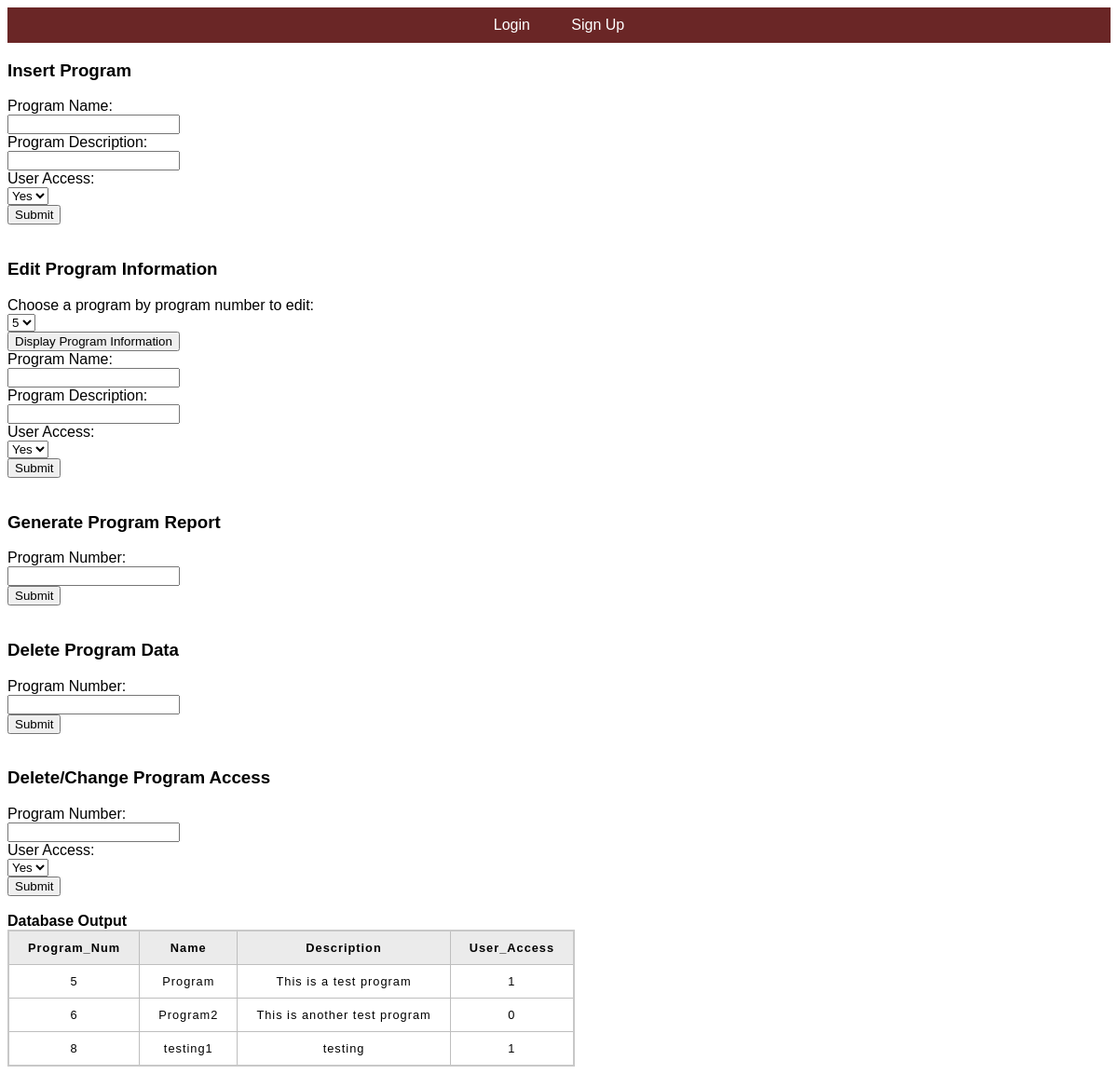
/program_info_manager.php, run on the app's committed database.
### tables this page shows
CREATE TABLE `programs` (
  `Program_Num` int(11) NOT NULL,
  `Name` varchar(128) NOT NULL,
  `Description` varchar(128) NOT NULL,
  `User_Access` tinyint(1) NOT NULL
);

### program_info_manager.php (the view, shortened to what this page needs)
<?php
  include_once('header.php');
  include_once 'includes/dbh.inc.php';
?>
<h3>Insert Program</h3>
  <form action="includes/program_info_manager.inc.php" method="post">
    <label for="Program_Name">Program Name: </label><br>
    <input type="text" id="Program_Name" name="Program_Name"><br>
    <label for="Program_Desc">Program Description: </label><br>
    <input type="text" id="Program_Desc" name="Program_Desc"><br>
    <label for="User_Access">User Access: </label><br>
    <select id="User_Access" name="User_Access">
        <option value="1">Yes</option>
    </select><br>
    <button type="insert_program" name="insert_program">Submit</button>
  </form>
  <br>
    <h3>Edit Program Information</h3>
    <form action="includes/program_info_manager.inc.php" method="post">
      <label for="Program_Num">Choose a program by program number to edit: </label><br>
      <select id="Program_Num" name="Program_Num">
          <?php
          $sql = "SELECT * FROM programs";
          $result = $conn->query($sql);
          if ($result->num_rows > 0) {
              while ($row = $result->fetch_assoc()) {
                  echo '<option value="' . $row['Program_Num'] . '">' . $row['Program_Num'] . '</option>';
              }
          } else {
              echo '<option value="">No programs available</option>';
          }
          ?>
      </select><br>
      <button type="button" onclick="fetchAndDisplayData()">Display Program Information</button><br>
      <label for="Program_Name_Edit">Program Name: </label><br>
      <input type="text" id="Program_Name_Edit" name="Program_Name_Edit"><br>
      <label for="Program_Desc_Edit">Program Description: </label><br>
      <input type="text" id="Program_Desc_Edit" name="Program_Desc_Edit"><br>
      <label for="User_Access_Edit">User Access: </label><br>
      <select id="User_Access_Edit" name="User_Access_Edit">
          <option value="1">Yes</option>
      </select><br>
      <button type="edit_program" name="edit_program">Submit</button>
    </form>
    <br>
    <h3>Generate Program Report</h3>
    <form action="includes/program_info_manager.inc.php" method="post">
        <label for="Program_Num">Program Number: </label><br>
        <input type="text" id="Program_Num" name="Program_Num"><br>
        <button type="generate_program_report" name="generate_program_report">Submit</button>
    </form>
    <br>
    <h3>Delete Program Data</h3>
    <form action="includes/program_info_manager.inc.php" method="post">
        <label for="Program_Num">Program Number: </label><br>
        <input type="text" id="Program_Num" name="Program_Num"><br>
        <button type="delete_program_data" name="delete_program_data">Submit</button>
    </form>
    <br>
    <h3>Delete/Change Program Access</h3>
    <form action="includes/program_info_manager.inc.php" method="post">
        <label for="Program_Num">Program Number: </label><br>
        <input type="text" id="Program_Num" name="Program_Num"><br>
        <label for="User_Access">User Access: </label><br>
        <select id="User_Access" name="User_Access">
          <option value="1">Yes</option>
        </select><br>
        <button type="delete_program_access" name="delete_program_access">Submit</button>
    </form>
<?php
$query = "SELECT * FROM programs";
echo "<br><b>Database Output</b>";
echo '<table>
      <tr>
          <th>Program_Num</th>
          <th>Name</th>
          <th>Description</th>
          <th>User_Access</th>
      </tr>';
if ($result = $conn->query($query)) {
  while ($row = $result->fetch_assoc()) {
      $field1name = $row["Program_Num"];
      $field2name = $row["Name"];
      $field3name = $row["Description"];
      $field4name = $row["User_Access"];
      echo '<tr>
        <td>'.$field1name.'</td>
        <td>'.$field2name.'</td>
        <td>'.$field3name.'</td>
        <td>'.$field4name.'</td>
      </tr>';
  }
}
?>
</body>
</html>

### header.php (shortened to what this page needs)
<!DOCTYPE html>
<html lang="en">
<head>
  <link href="style.php" rel="stylesheet">
</head>
<body>
	<nav>
		<ul class = "navbar">
			<?php
				if(isset($_SESSION["userid"])) {
					if($_SESSION["userPerm"] === "Admin"){
						echo "<h2>Admin Page</h2>
						<li><a href='adminuser.php'>User Authentication and Roles</a></li>
						<li><a href='program_info_manager.php'>Program Information Management</a></li>
						<li><a href='programprogress.php'>Program Progress Tracking</a></li>
						<li><a href='eventmanager.php'>Event management</a></li>";
					}
					else if($_SESSION["userPerm"] === "Student"){
						echo "<h2>Student Page</h2>
							<li><a href='studentuser.php'>User Authentication and Roles</a></li>
							<li><a href='app_info_manager.php'>Application Information Management</a></li>
							<li><a href='programprogress.php'>Program Progress Tracking</a></li>
							<li><a href='docmanager.php'>Document Upload and Management</a></li>";
					}
					echo "<li>
							<form method='post'>
								<button type='submit' name='button1'>Sign Out</button>
							</form>
						  </li>";
				}
				else{
					echo "<li><a href = 'login.php'>Login</a></li>
						  <li><a href = 'signup.php'>Sign Up</a></li>";
				}
			?>
		</ul>

### data on the page
programs: Program_Num "5", Name "Program", Description "This is a test program", User_Access "1"
programs: Program_Num "6", Name "Program2", Description "This is another test program", User_Access "0"
programs: Program_Num "8", Name "testing1", Description "testing", User_Access "1"

### other printed values
form field Program_Num "5"
